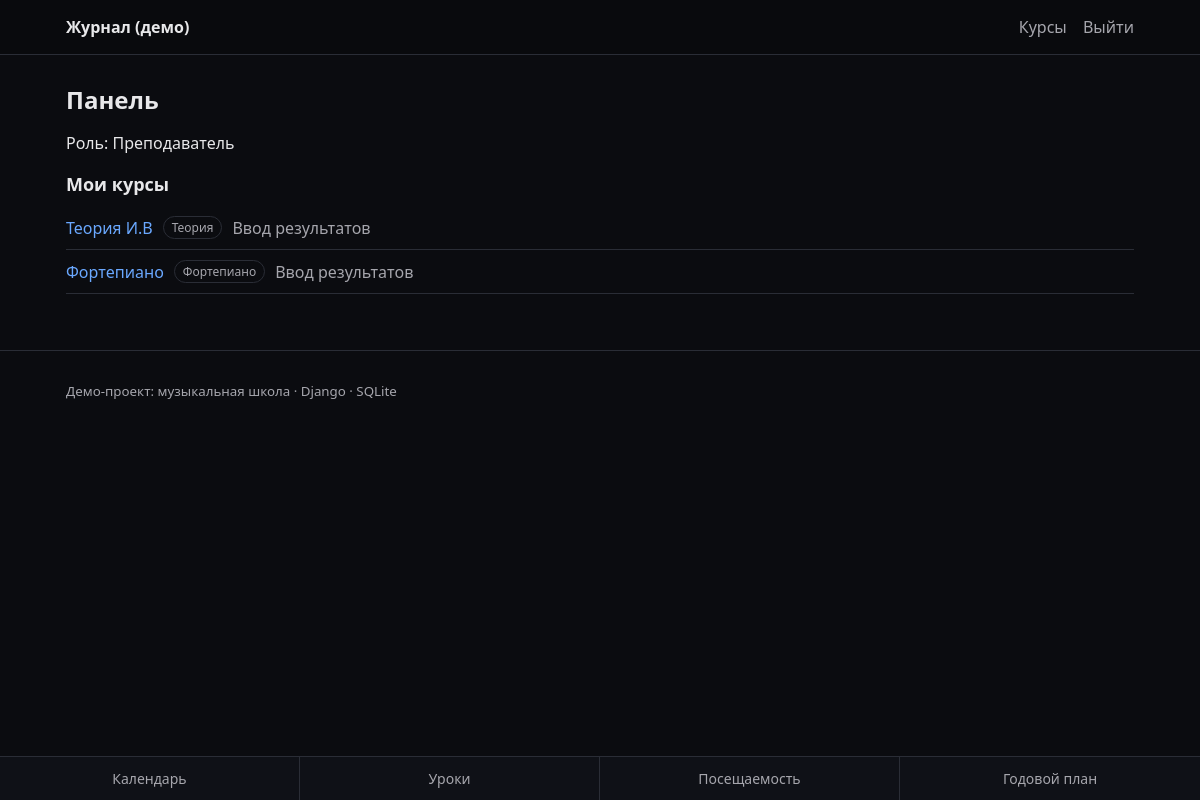
Screenshot of /dashboard (signed in) with the database file from the repository.
### apps/school/models.py (models this page shows, shortened)
class Course(models.Model):
    name = models.CharField(max_length=200)
    course_type = models.ForeignKey(CourseType, on_delete=models.PROTECT, related_name="courses")
    teacher = models.ForeignKey(
        settings.AUTH_USER_MODEL,
        on_delete=models.SET_NULL,
        null=True,
        blank=True,
        related_name="teaching_courses",
    )

class CourseType(models.Model):
    name = models.CharField(max_length=120, unique=True)
    class Meta:
        ordering = ("name",)

### apps/accounts/views.py (the view)
# urls.py: path("dashboard", dashboard, name="dashboard"),
@login_required
def dashboard(request):
    profile = getattr(request.user, "profile", None)
    if not profile:
        messages.error(request, "Профиль не найден. Обратитесь к администратору.")
        return redirect("/login")
    ctx = {"role": profile.role}
    if profile.role == Profile.Role.ADMIN:
        return render(request, "accounts/dashboard.html", ctx)
    if profile.role == Profile.Role.STUDENT:
        courses = Course.objects.filter(enrollments__student=request.user).distinct().order_by("name")
        ctx["courses"] = courses
        return render(request, "accounts/dashboard.html", ctx)
    if profile.role == Profile.Role.PARENT:
        children_links = ParentChild.objects.filter(parent=request.user).select_related("child").order_by("child__username")
        ctx["children_links"] = children_links
        return render(request, "accounts/dashboard.html", ctx)
    if profile.role == Profile.Role.TEACHER:
        courses = Course.objects.filter(teacher=request.user).order_by("name")
        ctx["courses"] = courses
        return render(request, "accounts/dashboard.html", ctx)
    return render(request, "accounts/dashboard.html", ctx)

### templates/accounts/dashboard.html (shortened to what this page needs)
{% extends "base.html" %}
{% block content %}
  <h1>Панель</h1>
  {% if role == "ADMIN" %}
    <p>Роль: Администратор</p>
    <p><a class="btn" href="/admin/">Открыть Django admin</a></p>
    <p><a href="/courses/">Список курсов</a></p>
  {% elif role == "TEACHER" %}
    <p>Роль: Преподаватель</p>
    <h2>Мои курсы</h2>
    {% if courses %}
      <ul class="list">
        {% for c in courses %}
          <li>
            <a href="/courses/{{ c.id }}/">{{ c.name }}</a>
            <span class="tag">{{ c.course_type.name }}</span>
            <a class="muted" href="/teacher/courses/{{ c.id }}/grades/">Ввод результатов</a>
          </li>
        {% endfor %}
      </ul>
    {% else %}
      <p class="muted">Нет назначенных курсов.</p>
    {% endif %}
  {% else %}
    <p class="muted">Неизвестная роль.</p>
  {% endif %}
{% endblock %}

### static/css/main.css (style rules this page uses)
:root { --bg: #0b0c10; --panel: #111318; --text: #e8e8ea; --muted: #a6a6ad; --border: #2a2d36; --accent: #6aa8ff; --error: #ff6a6a; --ok: #7dff9b; }
* { box-sizing: border-box; }
body { margin: 0; font-family: system-ui, -apple-system, Segoe UI, Roboto, Arial, sans-serif; background: var(--bg); color: var(--text); }
a { color: var(--accent); text-decoration: none; }
h1 { font-size: 24px; margin: 12px 0 16px; }
h2 { font-size: 18px; margin: 18px 0 10px; }
.muted { color: var(--muted); }
.list { list-style: none; padding: 0; margin: 0; }
.list li { padding: 10px 0; border-bottom: 1px solid var(--border); display: flex; gap: 10px; align-items: center; flex-wrap: wrap; }
.tag { display: inline-block; padding: 2px 8px; border-radius: 999px; border: 1px solid var(--border); color: var(--muted); font-size: 12px; }
body { padding-bottom: 64px; }

### rows the page displays
Course: name "Теория И.В", course_type.name "Теория"
Course: name "Фортепиано", course_type.name "Фортепиано"
